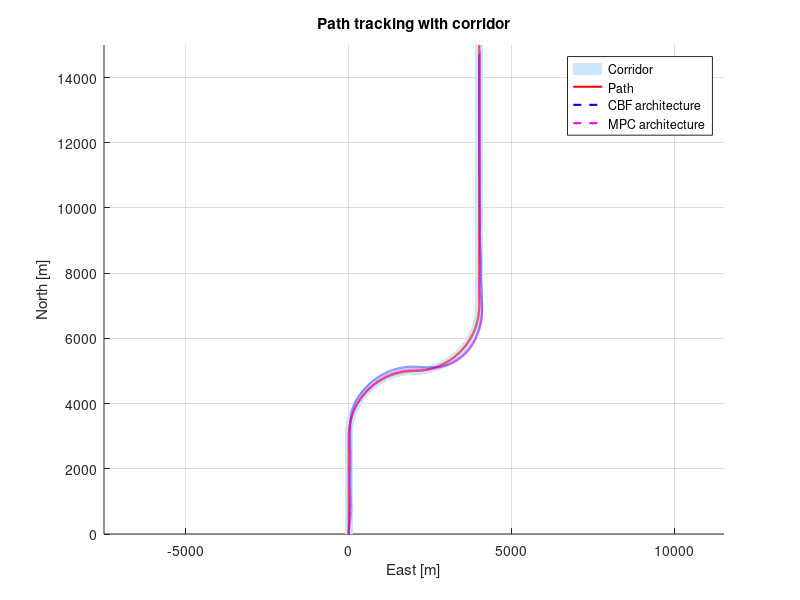
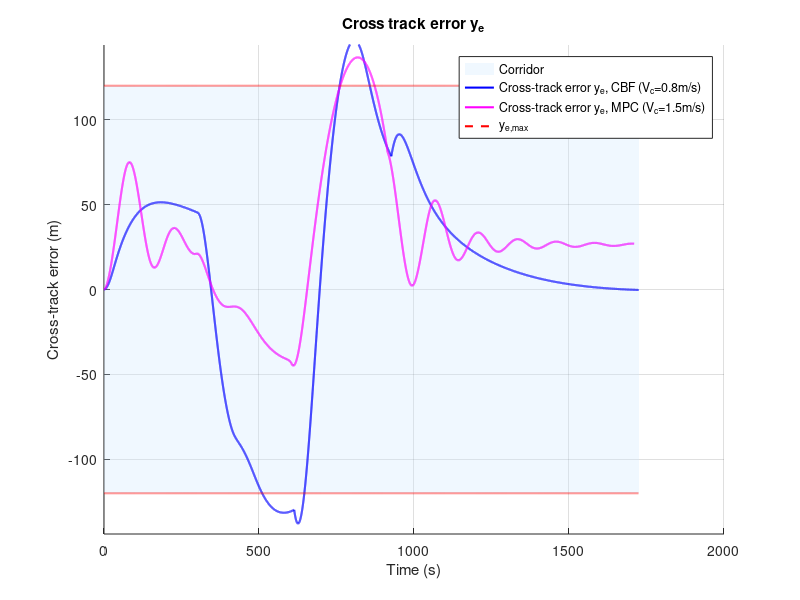
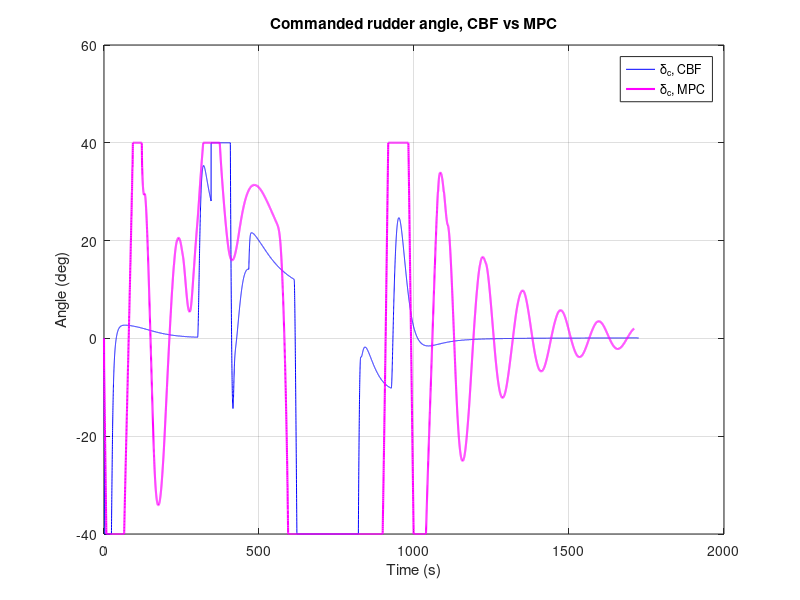

Write MATLAB code to recreate these figures, in order.
clc; clear; close all;

%%%%%%%%%%%%%%%%%%%%%%%%%%%%%%%%%%%%%%%%%%%%%%%%%%%%%%%%%%%%%%%%%%%%%%%%
% Load CBF and MPC datasets
%%%%%%%%%%%%%%%%%%%%%%%%%%%%%%%%%%%%%%%%%%%%%%%%%%%%%%%%%%%%%%%%%%%%%%%%
% cbf_raw = load('simdata_CBF_nominal.mat');   % loads simdata and t
% mpc_raw = load('simdata_MPC_nominal.mat');   % loads simdata and t

% cbf_raw = load('simdata_CBF_disturbance_with.mat');   % loads simdata and t
% mpc_raw = load('simdata_MPC_disturbance08.mat');   % loads simdata and t

cbf_raw = load('simdata_CBF_consecutive_w_d.mat');   % loads simdata and t
mpc_raw = load('simdata_MPC_consecutive_w_d15.mat');   % loads simdata and t

t_cbf = cbf_raw.t;
t_mpc = mpc_raw.t;

sd_cbf = cbf_raw.simdata;   % 25 columns
sd_mpc = mpc_raw.simdata;   % 19 columns

%%%%%%%%%%%%%%%%%%%%%%%%%%%%%%%%%%%%%%%%%%%%%%%%%%%%%%%%%%%%%%%%%%%%%%%%
% --- CBF extraction ---
%%%%%%%%%%%%%%%%%%%%%%%%%%%%%%%%%%%%%%%%%%%%%%%%%%%%%%%%%%%%%%%%%%%%%%%%
u_cbf           = sd_cbf(:,1);                 % m/s
v_cbf           = sd_cbf(:,2);                 % m/s
r_cbf           = sd_cbf(:,3);                 % rad/s
r_deg_cbf       = (180/pi) * r_cbf;            % deg/s
x_cbf           = sd_cbf(:,4);                 % m
y_cbf           = sd_cbf(:,5);                 % m
psi_cbf         = sd_cbf(:,6);                 % rad
psi_deg_cbf     = (180/pi) * psi_cbf;          % deg
delta_deg_cbf   = (180/pi) * sd_cbf(:,7);      % deg
n_cbf           = sd_cbf(:,8);                 % rpm
delta_c_deg_cbf = (180/pi) * sd_cbf(:,9);      % deg
n_c_cbf         = sd_cbf(:,10);                % rpm
u_d_cbf         = sd_cbf(:,11);                % m/s
psi_d_cbf       = sd_cbf(:,12);                % rad
r_d_cbf         = sd_cbf(:,13);                % rad/s
beta_cbf        = sd_cbf(:,14);                % rad
beta_c_cbf      = sd_cbf(:,15);                % rad
x_p_cbf         = sd_cbf(:,16);                % m
y_p_cbf         = sd_cbf(:,17);                % m
lookahead_cbf   = sd_cbf(:,18);                % m
psi_ref_cbf     = sd_cbf(:,19);                % rad
y_e_max_cbf     = sd_cbf(:,20);                % m
dx_p_cbf        = sd_cbf(:,21);
dy_p_cbf        = sd_cbf(:,22);
y_e_cbf         = sd_cbf(:,23);                % m
psi_d_safe_cbf  = sd_cbf(:,24);                % rad
cbf_val_cbf     = sd_cbf(:,25);

%%%%%%%%%%%%%%%%%%%%%%%%%%%%%%%%%%%%%%%%%%%%%%%%%%%%%%%%%%%%%%%%%%%%%%%%
% --- MPC extraction ---
%%%%%%%%%%%%%%%%%%%%%%%%%%%%%%%%%%%%%%%%%%%%%%%%%%%%%%%%%%%%%%%%%%%%%%%%
u_mpc                = sd_mpc(:,1);                 % m/s
v_mpc                = sd_mpc(:,2);                 % m/s
r_mpc                = sd_mpc(:,3);                 % rad/s
r_deg_mpc            = (180/pi) * r_mpc;            % deg/s
x_mpc                = sd_mpc(:,4);                 % m
y_mpc                = sd_mpc(:,5);                 % m
psi_mpc              = sd_mpc(:,6);                 % rad
psi_deg_mpc          = (180/pi) * psi_mpc;          % deg
delta_deg_mpc        = (180/pi) * sd_mpc(:,7);      % deg
n_mpc                = sd_mpc(:,8);                 % rpm
delta_c_deg_mpc      = (180/pi) * sd_mpc(:,9);      % deg
n_c_mpc              = sd_mpc(:,10);                % rpm
u_d_mpc              = sd_mpc(:,11);                % m/s
pi_p_mpc             = sd_mpc(:,12);                % rad
x_p_mpc              = sd_mpc(:,13);                % m
y_p_mpc              = sd_mpc(:,14);                % m
y_e_max_mpc          = sd_mpc(:,15);                % m
dx_p_mpc             = sd_mpc(:,16);
dy_p_mpc             = sd_mpc(:,17);
y_e_mpc              = sd_mpc(:,18);                % m
infeasible_count_mpc = sd_mpc(:,19);

%%%%%%%%%%%%%%%%%%%%%%%%%%%%%%%%%%%%%%%%%%%%%%%%%%%%%%%%%%%%%%%%%%%%%%%%
% Corridor boundaries (assumes both runs share the same path/corridor)
%%%%%%%%%%%%%%%%%%%%%%%%%%%%%%%%%%%%%%%%%%%%%%%%%%%%%%%%%%%%%%%%%%%%%%%%
x_right = x_p_cbf - y_e_max_cbf .* dy_p_cbf;
y_right = y_p_cbf + y_e_max_cbf .* dx_p_cbf;
x_left  = x_p_cbf + y_e_max_cbf .* dy_p_cbf;
y_left  = y_p_cbf - y_e_max_cbf .* dx_p_cbf;

%%%%%%%%%%%%%%%%%%%%%%%%%%%%%%%%%%%%%%%%%%%%%%%%%%%%%%%%%%%%%%%%%%%%%%%%
% Figure 1: Path tracking with corridor
%%%%%%%%%%%%%%%%%%%%%%%%%%%%%%%%%%%%%%%%%%%%%%%%%%%%%%%%%%%%%%%%%%%%%%%%
figure(1); hold on; axis equal; grid on;
fill([y_left; flipud(y_right)], [x_left; flipud(x_right)], ...
    [0.8 0.9 1.0], 'EdgeColor','none', 'DisplayName','Corridor');
plot(y_p_cbf, x_p_cbf, 'r-', 'LineWidth',1.5, 'DisplayName','Path')
plot(y_cbf, x_cbf, 'b--', 'LineWidth',1.5, 'DisplayName','CBF architecture')
plot(y_mpc, x_mpc, 'm--',  'LineWidth',1.5, 'DisplayName','MPC architecture')
xlabel('East [m]'); ylabel('North [m]');    % Remember x,y is opposite because of NED
title('Path tracking with corridor');
legend;

%%%%%%%%%%%%%%%%%%%%%%%%%%%%%%%%%%%%%%%%%%%%%%%%%%%%%%%%%%%%%%%%%%%%%%%%
% Figure 2: Cross-track error
%%%%%%%%%%%%%%%%%%%%%%%%%%%%%%%%%%%%%%%%%%%%%%%%%%%%%%%%%%%%%%%%%%%%%%%%
figure(2); hold on; grid on;
fill([t_cbf'; flipud(t_cbf')], [y_e_max_cbf; flipud(-y_e_max_cbf)], [0.8 0.9 1.0], ...
    'EdgeColor', 'none', 'FaceAlpha', 0.3, 'DisplayName', 'Corridor');
plot(t_cbf, y_e_cbf, 'b-', 'LineWidth', 1.5, 'DisplayName', 'Cross-track error y_e, CBF (V_c=0.8m/s)');
plot(t_mpc, y_e_mpc, 'm-',  'LineWidth', 1.5, 'DisplayName', 'Cross-track error y_e, MPC (V_c=1.5m/s)');
plot(t_cbf, y_e_max_cbf, 'r--', 'LineWidth', 1.5, 'DisplayName', 'y_{e,max}');
plot(t_cbf, -y_e_max_cbf, 'r--', 'LineWidth', 1.5, 'HandleVisibility', 'off');
xlabel('Time (s)'); ylabel('Cross-track error (m)');
title('Cross track error y_e');
legend; ylim([-1.2*max(y_e_max_cbf), 1.2*max(y_e_max_cbf)]);

%%%%%%%%%%%%%%%%%%%%%%%%%%%%%%%%%%%%%%%%%%%%%%%%%%%%%%%%%%%%%%%%%%%%%%%%
% Figure 3: Commanded rudder angle (both) and infeasible count (MPC only)
%%%%%%%%%%%%%%%%%%%%%%%%%%%%%%%%%%%%%%%%%%%%%%%%%%%%%%%%%%%%%%%%%%%%%%%%
figure(3);
plot(t_cbf, delta_c_deg_cbf, 'b-', t_mpc, delta_c_deg_mpc, 'm-', 'LineWidth',1.5);
title('Commanded rudder angle, CBF vs MPC'); xlabel('Time (s)'); ylabel('Angle (deg)');
legend('\delta_c, CBF', '\delta_c, MPC')
grid on;
